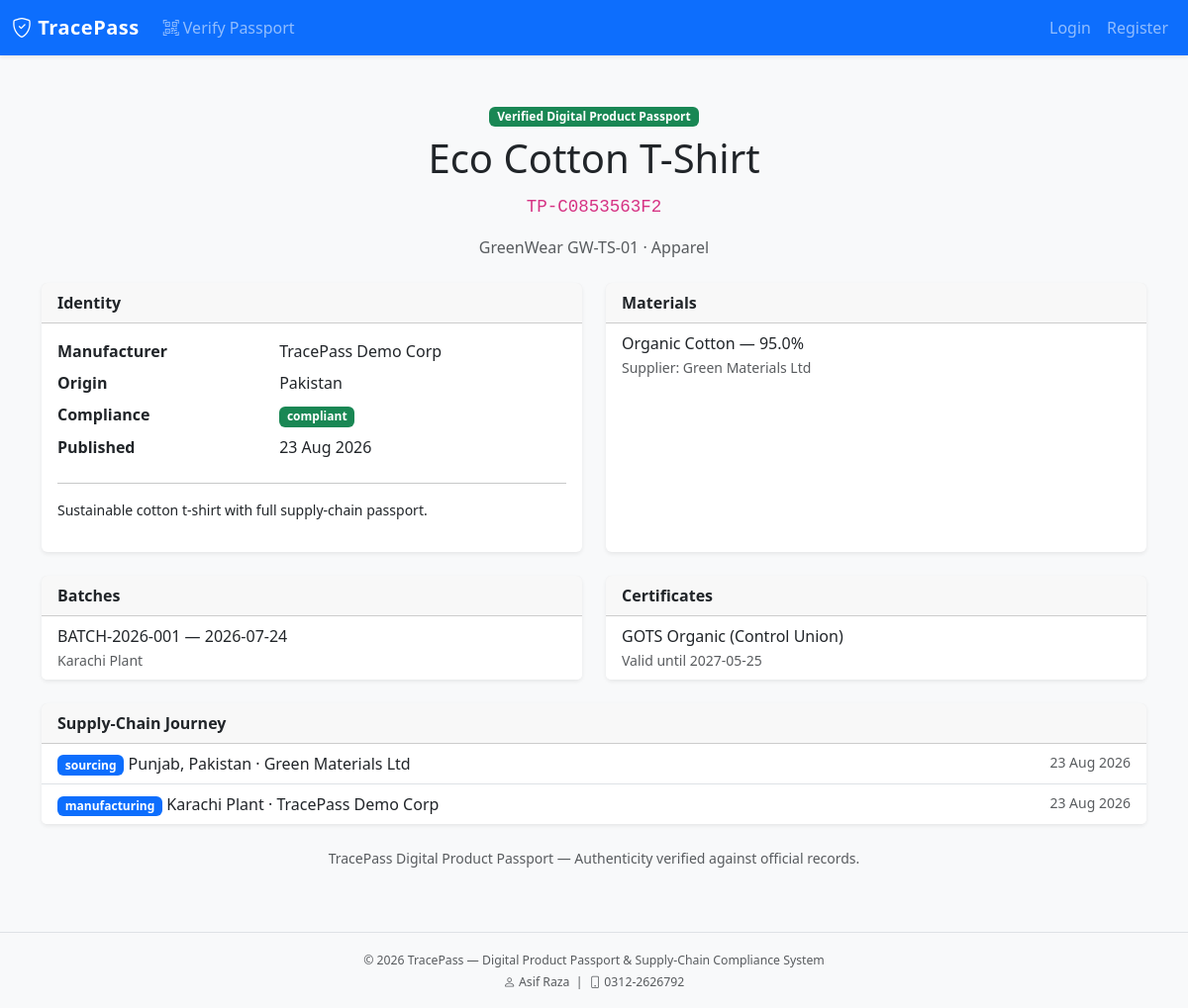
Page /public/passport/TP-C0853563F2 on the committed database.
### app/models/product.py (models this page shows, shortened)
class Product(db.Model):
    __tablename__ = 'products'
    id = db.Column(db.Integer, primary_key=True)
    passport_code = db.Column(db.String(64), unique=True, nullable=False, index=True)
    name = db.Column(db.String(200), nullable=False)
    category = db.Column(db.String(100))
    brand = db.Column(db.String(100))
    model = db.Column(db.String(100))
    description = db.Column(db.Text)
    manufacturer_org_id = db.Column(db.Integer, db.ForeignKey('organizations.id'), nullable=False)
    origin_country = db.Column(db.String(80))
    status = db.Column(db.String(30), default='draft')  # draft, submitted, published, archived
    compliance_status = db.Column(db.String(30), default='pending')  # pending, compliant, non_compliant, under_review
    created_by = db.Column(db.Integer, db.ForeignKey('users.id'))
    created_at = db.Column(db.DateTime, default=datetime.utcnow)
    updated_at = db.Column(db.DateTime, default=datetime.utcnow, onupdate=datetime.utcnow)
    published_at = db.Column(db.DateTime)
    manufacturer = db.relationship('Organization', backref='products', foreign_keys=[manufacturer_org_id])
    creator = db.relationship('User', foreign_keys=[created_by])
    batches = db.relationship('ProductBatch', backref='product', lazy='dynamic', cascade='all, delete-orphan')
    materials = db.relationship('ProductMaterial', backref='product', lazy='dynamic', cascade='all, delete-orphan')
    events = db.relationship('SupplyChainEvent', backref='product', lazy='dynamic', cascade='all, delete-orphan')
    certificates = db.relationship('Certificate', backref='product', lazy='dynamic')
    compliance_checks = db.relationship('ComplianceCheck', backref='product', lazy='dynamic')
    compliance_reviews = db.relationship('ComplianceReview', backref='product', lazy='dynamic')

class ProductMaterial(db.Model):
    __tablename__ = 'product_materials'
    id = db.Column(db.Integer, primary_key=True)
    product_id = db.Column(db.Integer, db.ForeignKey('products.id'), nullable=False)
    material_id = db.Column(db.Integer, db.ForeignKey('materials.id'), nullable=False)
    supplier_org_id = db.Column(db.Integer, db.ForeignKey('organizations.id'))
    quantity = db.Column(db.Float)
    percentage = db.Column(db.Float)
    unit = db.Column(db.String(30))
    material = db.relationship('Material')
    supplier = db.relationship('Organization', foreign_keys=[supplier_org_id])

class Material(db.Model):
    __tablename__ = 'materials'
    id = db.Column(db.Integer, primary_key=True)
    name = db.Column(db.String(150), nullable=False)
    category = db.Column(db.String(80))
    origin_country = db.Column(db.String(80))
    description = db.Column(db.Text)
    created_at = db.Column(db.DateTime, default=datetime.utcnow)

class ProductBatch(db.Model):
    __tablename__ = 'product_batches'
    id = db.Column(db.Integer, primary_key=True)
    product_id = db.Column(db.Integer, db.ForeignKey('products.id'), nullable=False)
    batch_no = db.Column(db.String(80), nullable=False)
    manufacture_date = db.Column(db.Date)
    production_location = db.Column(db.String(150))
    quantity = db.Column(db.Float)
    unit = db.Column(db.String(30), default='units')
    created_at = db.Column(db.DateTime, default=datetime.utcnow)

### app/models/organization.py (models this page shows, shortened)
class Organization(db.Model):
    __tablename__ = 'organizations'
    id = db.Column(db.Integer, primary_key=True)
    name = db.Column(db.String(150), nullable=False, index=True)
    type = db.Column(db.String(50), nullable=False)  # supplier, manufacturer, distributor, auditor, other
    registration_no = db.Column(db.String(100), unique=True)
    contact_email = db.Column(db.String(120))
    contact_phone = db.Column(db.String(30))
    address = db.Column(db.Text)
    country = db.Column(db.String(80))
    is_verified = db.Column(db.Boolean, default=False)
    is_active = db.Column(db.Boolean, default=True)
    created_at = db.Column(db.DateTime, default=datetime.utcnow)
    updated_at = db.Column(db.DateTime, default=datetime.utcnow, onupdate=datetime.utcnow)
    users = db.relationship('User', backref='organization', lazy='dynamic')

### app/models/compliance.py (models this page shows, shortened)
class Certificate(db.Model):
    __tablename__ = 'certificates'
    id = db.Column(db.Integer, primary_key=True)
    organization_id = db.Column(db.Integer, db.ForeignKey('organizations.id'))
    product_id = db.Column(db.Integer, db.ForeignKey('products.id'), nullable=True)
    cert_type = db.Column(db.String(100), nullable=False)
    issuer = db.Column(db.String(150))
    issue_date = db.Column(db.Date)
    expiry_date = db.Column(db.Date)
    file_path = db.Column(db.String(255))
    verification_status = db.Column(db.String(30), default='pending')  # pending, verified, rejected
    uploaded_by = db.Column(db.Integer, db.ForeignKey('users.id'))
    created_at = db.Column(db.DateTime, default=datetime.utcnow)
    organization = db.relationship('Organization', foreign_keys=[organization_id])
    uploader = db.relationship('User', foreign_keys=[uploaded_by])

### app/models/supply_chain.py (models this page shows, shortened)
class SupplyChainEvent(db.Model):
    __tablename__ = 'supply_chain_events'
    id = db.Column(db.Integer, primary_key=True)
    product_id = db.Column(db.Integer, db.ForeignKey('products.id'), nullable=False)
    batch_id = db.Column(db.Integer, db.ForeignKey('product_batches.id'), nullable=True)
    event_type = db.Column(db.String(50), nullable=False)  # sourcing, processing, manufacturing, shipment, receipt, sale, recall
    event_date = db.Column(db.DateTime, default=datetime.utcnow)
    location = db.Column(db.String(150))
    organization_id = db.Column(db.Integer, db.ForeignKey('organizations.id'))
    reference_no = db.Column(db.String(80))
    notes = db.Column(db.Text)
    recorded_by = db.Column(db.Integer, db.ForeignKey('users.id'))
    created_at = db.Column(db.DateTime, default=datetime.utcnow)
    organization = db.relationship('Organization', foreign_keys=[organization_id])
    recorder = db.relationship('User', foreign_keys=[recorded_by])
    batch = db.relationship('ProductBatch', foreign_keys=[batch_id])

### app/public/routes.py (the view)
@public_bp.route('/passport/<passport_code>')
def passport(passport_code):
    product = Product.query.filter_by(passport_code=passport_code.upper()).first_or_404()
    if product.status != 'published':
        abort(404)
    events = product.events.order_by(SupplyChainEvent.event_date.asc()).limit(20).all()
    certs = [c for c in product.certificates.all() if c.verification_status != 'rejected']
    materials = product.materials.all()
    batches = product.batches.all()
    return render_template(
        'public/passport.html',
        product=product,
        events=events,
        certificates=certs,
        materials=materials,
        batches=batches,
        title=f'Passport {product.passport_code}'
    )

### app/templates/public/passport.html
{% extends "base.html" %}
{% block content %}
<div class="container py-4">
<div class="text-center mb-4">
<span class="badge bg-success mb-2">Verified Digital Product Passport</span>
<h1>{{ product.name }}</h1>
<p class="lead"><code>{{ product.passport_code }}</code></p>
<p class="text-muted">{{ product.brand or '' }} {{ product.model or '' }} · {{ product.category or '' }}</p>
</div>
<div class="row g-4">
<div class="col-md-6">
<div class="card h-100"><div class="card-header fw-semibold">Identity</div><div class="card-body">
<dl class="row mb-0">
<dt class="col-5">Manufacturer</dt><dd class="col-7">{{ product.manufacturer.name if product.manufacturer else '—' }}</dd>
<dt class="col-5">Origin</dt><dd class="col-7">{{ product.origin_country or '—' }}</dd>
<dt class="col-5">Compliance</dt><dd class="col-7"><span class="badge bg-success">{{ product.compliance_status }}</span></dd>
<dt class="col-5">Published</dt><dd class="col-7">{{ product.published_at.strftime('%d %b %Y') if product.published_at else '—' }}</dd>
</dl>
{% if product.description %}<hr><p class="small">{{ product.description }}</p>{% endif %}
</div></div></div>
<div class="col-md-6">
<div class="card h-100"><div class="card-header fw-semibold">Materials</div>
<ul class="list-group list-group-flush">
{% for m in materials %}
<li class="list-group-item">{{ m.material.name if m.material else '—' }}
{% if m.percentage %} — {{ m.percentage }}%{% endif %}
{% if m.supplier %}<br><small class="text-muted">Supplier: {{ m.supplier.name }}</small>{% endif %}
</li>
{% else %}<li class="list-group-item text-muted">No materials listed.</li>{% endfor %}
</ul></div></div>
<div class="col-md-6">
<div class="card h-100"><div class="card-header fw-semibold">Batches</div>
<ul class="list-group list-group-flush">
{% for b in batches %}
<li class="list-group-item">{{ b.batch_no }} — {{ b.manufacture_date or 'n/a' }}
{% if b.production_location %}<br><small class="text-muted">{{ b.production_location }}</small>{% endif %}
</li>
{% else %}<li class="list-group-item text-muted">No batches.</li>{% endfor %}
</ul></div></div>
<div class="col-md-6">
<div class="card h-100"><div class="card-header fw-semibold">Certificates</div>
<ul class="list-group list-group-flush">
{% for c in certificates %}
<li class="list-group-item">{{ c.cert_type }} ({{ c.issuer or 'n/a' }})
{% if c.expiry_date %}<br><small class="text-muted">Valid until {{ c.expiry_date }}</small>{% endif %}
</li>
{% else %}<li class="list-group-item text-muted">No certificates.</li>{% endfor %}
</ul></div></div>
<div class="col-12">
<div class="card"><div class="card-header fw-semibold">Supply-Chain Journey</div>
<ul class="list-group list-group-flush">
{% for e in events %}
<li class="list-group-item d-flex justify-content-between">
<span><span class="badge bg-primary">{{ e.event_type }}</span> {{ e.location or '' }}
{% if e.organization %} · {{ e.organization.name }}{% endif %}</span>
<small class="text-muted">{{ e.event_date.strftime('%d %b %Y') if e.event_date else '' }}</small>
</li>
{% else %}<li class="list-group-item text-muted">No events published.</li>{% endfor %}
</ul></div></div>
</div>
<p class="text-center text-muted small mt-4">TracePass Digital Product Passport — Authenticity verified against official records.</p>
</div>
{% endblock %}

### app/templates/base.html (shortened to what this page needs)
<!DOCTYPE html>
<html lang="en">
<head>
    <link href="https://cdn.jsdelivr.net/npm/bootstrap@5.3.3/dist/css/bootstrap.min.css" rel="stylesheet">
    <link href="https://cdn.jsdelivr.net/npm/bootstrap-icons@1.11.3/font/bootstrap-icons.min.css" rel="stylesheet">
    <link href="{{ url_for('static', filename='css/style.css') }}" rel="stylesheet">
</head>
<body>
    {% include 'includes/navbar.html' %}
    <main class="container-fluid py-4">
        {% block content %}{% endblock %}
    </main>
    <footer class="footer mt-auto py-3 bg-light border-top">
        <div class="container text-center text-muted">
            <small>
                &copy; 2026 TracePass — Digital Product Passport &amp; Supply-Chain Compliance System
                <br>
                <span class="mt-1 d-inline-block">
                    <i class="bi bi-person"></i> Asif Raza &nbsp;|&nbsp;
                    <i class="bi bi-phone"></i> 0312-2626792
                </span>
            </small>
        </div>
    </footer>
</body>
</html>

### app/templates/includes/navbar.html (shortened to what this page needs)
<nav class="navbar navbar-expand-lg navbar-dark bg-primary shadow-sm">
    <div class="container-fluid">
        <a class="navbar-brand fw-bold" href="{{ url_for('main.index') }}">
            <i class="bi bi-shield-check"></i> TracePass
        </a>
        <div class="collapse navbar-collapse" id="mainNav">
            <ul class="navbar-nav me-auto mb-2 mb-lg-0">
                <li class="nav-item">
                    <a class="nav-link" href="{{ url_for('public.verify') }}">
                        <i class="bi bi-qr-code-scan"></i> Verify Passport
                    </a>
                </li>
            </ul>
            <ul class="navbar-nav ms-auto">
                {% if current_user.is_authenticated %}
                    <li class="nav-item dropdown">
                        <a class="nav-link dropdown-toggle" href="#" data-bs-toggle="dropdown">
                            <i class="bi bi-person-circle"></i>
                            {{ current_user.name }}
                            <span class="badge bg-light text-primary ms-1">{{ current_user.role.name }}</span>
                        </a>
                        <ul class="dropdown-menu dropdown-menu-end">
                            <li><a class="dropdown-item" href="{{ url_for('main.profile') }}">My Profile</a></li>
                            <li><a class="dropdown-item" href="{{ url_for('auth.change_password') }}">Change Password</a></li>
                            <li><hr class="dropdown-divider"></li>
                            <li><a class="dropdown-item text-danger" href="{{ url_for('auth.logout') }}">Logout</a></li>
                        </ul>
                    </li>
                {% else %}
                    <li class="nav-item">
                        <a class="nav-link" href="{{ url_for('auth.login') }}">Login</a>
                    </li>
                    <li class="nav-item">
                        <a class="nav-link" href="{{ url_for('auth.register') }}">Register</a>
                    </li>
                {% endif %}
            </ul>
        </div>
    </div>
</nav>

### app/static/css/style.css (style rules this page uses)
:root { --tp-primary: #0d6efd; --tp-dark: #0a2540; }
body { min-height: 100vh; display: flex; flex-direction: column; background-color: #f8f9fa; }
main { flex: 1; }
.navbar-brand { letter-spacing: 0.5px; }
.card { border: none; box-shadow: 0 0.125rem 0.25rem rgba(0, 0, 0, 0.075); }
.footer { font-size: 0.875rem; }

### rows in the picture
Product: name "Eco Cotton T-Shirt", passport_code "TP-C0853563F2", brand "GreenWear", model "GW-TS-01", category "Apparel", origin_country "Pakistan", compliance_status "compliant", published_at "23 Aug 2026", description "Sustainable cotton t-shirt with full supply-chain passport."
Organization: manufacturer "TracePass Demo Corp"
ProductMaterial: material "Organic Cotton", percentage "95.0", supplier.name "Green Materials Ltd"
ProductBatch: batch_no "BATCH-2026-001", manufacture_date "2026-07-24", production_location "Karachi Plant"
Certificate: cert_type "GOTS Organic", issuer "Control Union", expiry_date "2027-05-25"
SupplyChainEvent: event_type "sourcing", location "Punjab, Pakistan", organization.name "Green Materials Ltd", event_date "23 Aug 2026"
SupplyChainEvent: event_type "manufacturing", location "Karachi Plant", organization.name "TracePass Demo Corp", event_date "23 Aug 2026"
